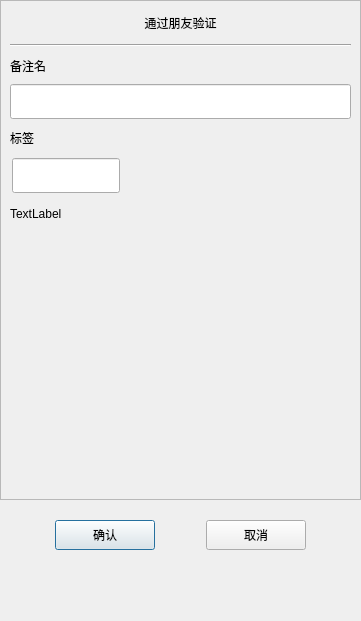
<?xml version="1.0" encoding="UTF-8"?>
<ui version="4.0">
    <class>AuthenFriend</class>
    <widget class="QDialog" name="AuthenFriend">
        <property name="geometry">
            <rect>
                <x>0</x>
                <y>0</y>
                <width>361</width>
                <height>621</height>
            </rect>
        </property>
        <property name="minimumSize">
            <size>
                <width>361</width>
                <height>621</height>
            </size>
        </property>
        <property name="maximumSize">
            <size>
                <width>361</width>
                <height>621</height>
            </size>
        </property>
        <property name="windowTitle">
            <string>Dialog</string>
        </property>
        <layout class="QVBoxLayout" name="verticalLayout">
            <property name="spacing">
                <number>0</number>
            </property>
            <property name="leftMargin">
                <number>0</number>
            </property>
            <property name="topMargin">
                <number>0</number>
            </property>
            <property name="rightMargin">
                <number>0</number>
            </property>
            <property name="bottomMargin">
                <number>0</number>
            </property>
            <item>
                <widget class="QScrollArea" name="scrollArea">
                    <property name="minimumSize">
                        <size>
                            <width>0</width>
                            <height>500</height>
                        </size>
                    </property>
                    <property name="widgetResizable">
                        <bool>true</bool>
                    </property>
                    <widget class="QWidget" name="scrollcontent">
                        <property name="geometry">
                            <rect>
                                <x>0</x>
                                <y>0</y>
                                <width>359</width>
                                <height>498</height>
                            </rect>
                        </property>
                        <layout class="QVBoxLayout" name="verticalLayout_6">
                            <property name="spacing">
                                <number>0</number>
                            </property>
                            <property name="leftMargin">
                                <number>0</number>
                            </property>
                            <property name="rightMargin">
                                <number>0</number>
                            </property>
                            <item>
                                <widget class="QLabel" name="apply_lb">
                                    <property name="minimumSize">
                                        <size>
                                            <width>0</width>
                                            <height>25</height>
                                        </size>
                                    </property>
                                    <property name="maximumSize">
                                        <size>
                                            <width>16777215</width>
                                            <height>25</height>
                                        </size>
                                    </property>
                                    <property name="text">
                                        <string>通过朋友验证</string>
                                    </property>
                                    <property name="alignment">
                                        <set>Qt::AlignCenter</set>
                                    </property>
                                </widget>
                            </item>
                            <item>
                                <widget class="QWidget" name="apply_wid" native="true">
                                    <layout class="QVBoxLayout" name="verticalLayout_2">
                                        <item>
                                            <widget class="Line" name="h_line">
                                                <property name="orientation">
                                                    <enum>Qt::Horizontal</enum>
                                                </property>
                                            </widget>
                                        </item>
                                        <item>
                                            <widget class="QLabel" name="label_2">
                                                <property name="minimumSize">
                                                    <size>
                                                        <width>0</width>
                                                        <height>25</height>
                                                    </size>
                                                </property>
                                                <property name="maximumSize">
                                                    <size>
                                                        <width>16777215</width>
                                                        <height>25</height>
                                                    </size>
                                                </property>
                                                <property name="text">
                                                    <string>备注名</string>
                                                </property>
                                            </widget>
                                        </item>
                                        <item>
                                            <widget class="CustomizeEdit" name="back_ed">
                                                <property name="minimumSize">
                                                    <size>
                                                        <width>0</width>
                                                        <height>35</height>
                                                    </size>
                                                </property>
                                                <property name="maximumSize">
                                                    <size>
                                                        <width>16777215</width>
                                                        <height>35</height>
                                                    </size>
                                                </property>
                                            </widget>
                                        </item>
                                        <item>
                                            <widget class="QLabel" name="label_3">
                                                <property name="minimumSize">
                                                    <size>
                                                        <width>0</width>
                                                        <height>25</height>
                                                    </size>
                                                </property>
                                                <property name="maximumSize">
                                                    <size>
                                                        <width>16777215</width>
                                                        <height>25</height>
                                                    </size>
                                                </property>
                                                <property name="text">
                                                    <string>标签</string>
                                                </property>
                                            </widget>
                                        </item>
                                        <item>
                                            <widget class="QWidget" name="lb_group_wid" native="true">
                                                <property name="minimumSize">
                                                    <size>
                                                        <width>0</width>
                                                        <height>50</height>
                                                    </size>
                                                </property>
                                                <layout class="QVBoxLayout" name="verticalLayout_4">
                                                    <property name="spacing">
                                                        <number>0</number>
                                                    </property>
                                                    <property name="leftMargin">
                                                        <number>0</number>
                                                    </property>
                                                    <property name="topMargin">
                                                        <number>0</number>
                                                    </property>
                                                    <property name="rightMargin">
                                                        <number>0</number>
                                                    </property>
                                                    <property name="bottomMargin">
                                                        <number>0</number>
                                                    </property>
                                                    <item>
                                                        <widget class="QWidget" name="gridWidget" native="true">
                                                            <property name="minimumSize">
                                                                <size>
                                                                    <width>0</width>
                                                                    <height>40</height>
                                                                </size>
                                                            </property>
                                                            <property name="maximumSize">
                                                                <size>
                                                                    <width>16777215</width>
                                                                    <height>40</height>
                                                                </size>
                                                            </property>
                                                            <widget class="CustomizeEdit" name="lb_ed">
                                                                <property name="geometry">
                                                                    <rect>
                                                                        <x>2</x>
                                                                        <y>2</y>
                                                                        <width>108</width>
                                                                        <height>35</height>
                                                                    </rect>
                                                                </property>
                                                                <property name="minimumSize">
                                                                    <size>
                                                                        <width>0</width>
                                                                        <height>0</height>
                                                                    </size>
                                                                </property>
                                                                <property name="maximumSize">
                                                                    <size>
                                                                        <width>16777215</width>
                                                                        <height>35</height>
                                                                    </size>
                                                                </property>
                                                            </widget>
                                                        </widget>
                                                    </item>
                                                    <item>
                                                        <widget class="QWidget" name="input_tip_wid" native="true">
                                                            <property name="minimumSize">
                                                                <size>
                                                                    <width>0</width>
                                                                    <height>35</height>
                                                                </size>
                                                            </property>
                                                            <layout class="QVBoxLayout" name="verticalLayout_5">
                                                                <property name="spacing">
                                                                    <number>0</number>
                                                                </property>
                                                                <property name="leftMargin">
                                                                    <number>0</number>
                                                                </property>
                                                                <property name="topMargin">
                                                                    <number>0</number>
                                                                </property>
                                                                <property name="rightMargin">
                                                                    <number>0</number>
                                                                </property>
                                                                <property name="bottomMargin">
                                                                    <number>0</number>
                                                                </property>
                                                                <item>
                                                                    <widget class="ClickedOnceLabel" name="tip_lb">
                                                                        <property name="text">
                                                                            <string>TextLabel</string>
                                                                        </property>
                                                                        <property name="alignment">
                                                                            <set>Qt::AlignLeading|Qt::AlignLeft|Qt::AlignVCenter</set>
                                                                        </property>
                                                                    </widget>
                                                                </item>
                                                            </layout>
                                                        </widget>
                                                    </item>
                                                </layout>
                                            </widget>
                                        </item>
                                        <item>
                                            <widget class="QWidget" name="widget" native="true">
                                                <property name="minimumSize">
                                                    <size>
                                                        <width>0</width>
                                                        <height>60</height>
                                                    </size>
                                                </property>
                                                <property name="maximumSize">
                                                    <size>
                                                        <width>16777215</width>
                                                        <height>16777215</height>
                                                    </size>
                                                </property>
                                                <layout class="QHBoxLayout" name="horizontalLayout">
                                                    <property name="leftMargin">
                                                        <number>0</number>
                                                    </property>
                                                    <property name="topMargin">
                                                        <number>0</number>
                                                    </property>
                                                    <property name="rightMargin">
                                                        <number>0</number>
                                                    </property>
                                                    <property name="bottomMargin">
                                                        <number>0</number>
                                                    </property>
                                                    <item>
                                                        <widget class="QWidget" name="lb_list" native="true">
                                                            <property name="minimumSize">
                                                                <size>
                                                                    <width>287</width>
                                                                    <height>50</height>
                                                                </size>
                                                            </property>
                                                            <property name="maximumSize">
                                                                <size>
                                                                    <width>287</width>
                                                                    <height>16777215</height>
                                                                </size>
                                                            </property>
                                                        </widget>
                                                    </item>
                                                    <item>
                                                        <widget class="QWidget" name="more_lb_wid" native="true">
                                                            <property name="minimumSize">
                                                                <size>
                                                                    <width>30</width>
                                                                    <height>0</height>
                                                                </size>
                                                            </property>
                                                            <property name="maximumSize">
                                                                <size>
                                                                    <width>30</width>
                                                                    <height>16777215</height>
                                                                </size>
                                                            </property>
                                                            <layout class="QVBoxLayout" name="verticalLayout_3">
                                                                <property name="leftMargin">
                                                                    <number>2</number>
                                                                </property>
                                                                <property name="topMargin">
                                                                    <number>2</number>
                                                                </property>
                                                                <property name="rightMargin">
                                                                    <number>2</number>
                                                                </property>
                                                                <property name="bottomMargin">
                                                                    <number>2</number>
                                                                </property>
                                                                <item>
                                                                    <spacer name="verticalSpacer_2">
                                                                        <property name="orientation">
                                                                            <enum>Qt::Vertical</enum>
                                                                        </property>
                                                                        <property name="sizeHint" stdset="0">
                                                                            <size>
                                                                                <width>20</width>
                                                                                <height>40</height>
                                                                            </size>
                                                                        </property>
                                                                    </spacer>
                                                                </item>
                                                                <item>
                                                                    <widget class="ClickedOnceLabel" name="more_lb">
                                                                        <property name="minimumSize">
                                                                            <size>
                                                                                <width>25</width>
                                                                                <height>25</height>
                                                                            </size>
                                                                        </property>
                                                                        <property name="maximumSize">
                                                                            <size>
                                                                                <width>25</width>
                                                                                <height>25</height>
                                                                            </size>
                                                                        </property>
                                                                        <property name="text">
                                                                            <string/>
                                                                        </property>
                                                                    </widget>
                                                                </item>
                                                                <item>
                                                                    <spacer name="verticalSpacer_4">
                                                                        <property name="orientation">
                                                                            <enum>Qt::Vertical</enum>
                                                                        </property>
                                                                        <property name="sizeType">
                                                                            <enum>QSizePolicy::Fixed</enum>
                                                                        </property>
                                                                        <property name="sizeHint" stdset="0">
                                                                            <size>
                                                                                <width>20</width>
                                                                                <height>60</height>
                                                                            </size>
                                                                        </property>
                                                                    </spacer>
                                                                </item>
                                                            </layout>
                                                        </widget>
                                                    </item>
                                                </layout>
                                            </widget>
                                        </item>
                                    </layout>
                                </widget>
                            </item>
                        </layout>
                    </widget>
                </widget>
            </item>
            <item>
                <spacer name="verticalSpacer_3">
                    <property name="orientation">
                        <enum>Qt::Vertical</enum>
                    </property>
                    <property name="sizeType">
                        <enum>QSizePolicy::Fixed</enum>
                    </property>
                    <property name="sizeHint" stdset="0">
                        <size>
                            <width>20</width>
                            <height>10</height>
                        </size>
                    </property>
                </spacer>
            </item>
            <item>
                <widget class="QWidget" name="apply_sure_wid" native="true">
                    <property name="minimumSize">
                        <size>
                            <width>0</width>
                            <height>50</height>
                        </size>
                    </property>
                    <layout class="QHBoxLayout" name="horizontalLayout_2">
                        <item>
                            <spacer name="horizontalSpacer">
                                <property name="orientation">
                                    <enum>Qt::Horizontal</enum>
                                </property>
                                <property name="sizeHint" stdset="0">
                                    <size>
                                        <width>39</width>
                                        <height>20</height>
                                    </size>
                                </property>
                            </spacer>
                        </item>
                        <item>
                            <widget class="ClickedBtn" name="sure_btn">
                                <property name="minimumSize">
                                    <size>
                                        <width>100</width>
                                        <height>30</height>
                                    </size>
                                </property>
                                <property name="maximumSize">
                                    <size>
                                        <width>100</width>
                                        <height>30</height>
                                    </size>
                                </property>
                                <property name="text">
                                    <string>确认</string>
                                </property>
                            </widget>
                        </item>
                        <item>
                            <spacer name="horizontalSpacer_3">
                                <property name="orientation">
                                    <enum>Qt::Horizontal</enum>
                                </property>
                                <property name="sizeHint" stdset="0">
                                    <size>
                                        <width>40</width>
                                        <height>20</height>
                                    </size>
                                </property>
                            </spacer>
                        </item>
                        <item>
                            <widget class="ClickedBtn" name="cancel_btn">
                                <property name="minimumSize">
                                    <size>
                                        <width>100</width>
                                        <height>30</height>
                                    </size>
                                </property>
                                <property name="text">
                                    <string>取消</string>
                                </property>
                            </widget>
                        </item>
                        <item>
                            <spacer name="horizontalSpacer_2">
                                <property name="orientation">
                                    <enum>Qt::Horizontal</enum>
                                </property>
                                <property name="sizeHint" stdset="0">
                                    <size>
                                        <width>40</width>
                                        <height>20</height>
                                    </size>
                                </property>
                            </spacer>
                        </item>
                    </layout>
                </widget>
            </item>
            <item>
                <spacer name="verticalSpacer">
                    <property name="orientation">
                        <enum>Qt::Vertical</enum>
                    </property>
                    <property name="sizeHint" stdset="0">
                        <size>
                            <width>20</width>
                            <height>55</height>
                        </size>
                    </property>
                </spacer>
            </item>
        </layout>
    </widget>
    <customwidgets>
        <customwidget>
            <class>CustomizeEdit</class>
            <extends>QLineEdit</extends>
            <header>customizeedit.h</header>
        </customwidget>
        <customwidget>
            <class>ClickedBtn</class>
            <extends>QPushButton</extends>
            <header>clickedbtn.h</header>
        </customwidget>
        <customwidget>
            <class>ClickedOnceLabel</class>
            <extends>QLabel</extends>
            <header>clickedoncelabel.h</header>
        </customwidget>
    </customwidgets>
    <resources/>
    <connections/>
</ui>
